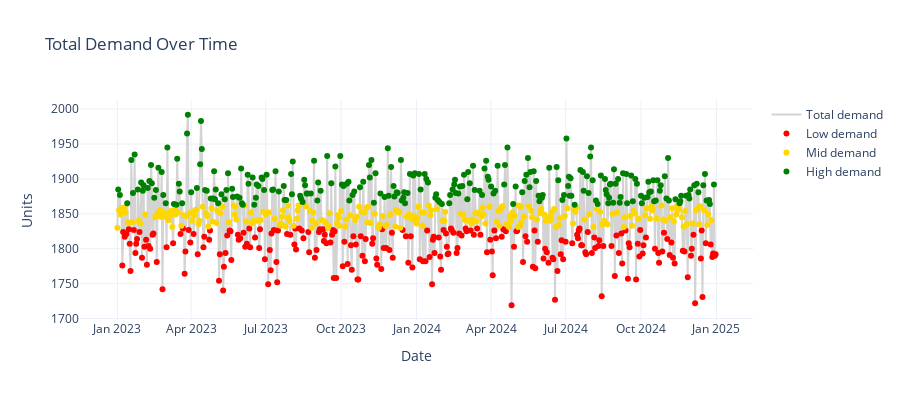

Notebook code cell kept with this figure:
### Markdown cell above
### 9.3 Demand Over Time

### Code cell
import plotly.graph_objects as go
import pandas as pd

# Daily total demand
daily_demand = df.groupby("date")["demand"].sum().reset_index()

# Thresholds
low_cut = daily_demand["demand"].quantile(0.33)
high_cut = daily_demand["demand"].quantile(0.66)

# Split data
low = daily_demand[daily_demand["demand"] < low_cut]
mid = daily_demand[(daily_demand["demand"] >= low_cut) & (daily_demand["demand"] < high_cut)]
high = daily_demand[daily_demand["demand"] >= high_cut]

# Base figure
fig = go.Figure()

# Base line
fig.add_trace(
    go.Scatter(
        x=daily_demand["date"],
        y=daily_demand["demand"],
        mode="lines",
        line=dict(color="lightgray"),
        name="Total demand"
    )
)

# Low demand
fig.add_trace(
    go.Scatter(
        x=low["date"],
        y=low["demand"],
        mode="markers",
        marker=dict(color="red", size=6),
        name="Low demand"
    )
)

# Mid demand (funky yellow)
fig.add_trace(
    go.Scatter(
        x=mid["date"],
        y=mid["demand"],
        mode="markers",
        marker=dict(color="gold", size=6),
        name="Mid demand"
    )
)

# High demand
fig.add_trace(
    go.Scatter(
        x=high["date"],
        y=high["demand"],
        mode="markers",
        marker=dict(color="green", size=6),
        name="High demand"
    )
)

# Layout
fig.update_layout(
    title="Total Demand Over Time",
    xaxis_title="Date",
    yaxis_title="Units",
    hovermode="x unified",
    template="plotly_white",
    height=400
)

fig.show()

### Figure 1 — Plotly figure (JSON) as saved in the notebook; plotly's stock layout.template omitted (floating-point values rounded to 4 significant figures; data arrays with more than 128 entries replaced by an {"elided": "..."} marker saying what was removed)
{"data": [{"line": {"color": "lightgray"}, "mode": "lines", "name": "Total demand", "type": "scatter", "x": {"elided": "731 str values"}, "y": {"elided": "731 int values"}}, {"marker": {"color": "red", "size": 6}, "mode": "markers", "name": "Low demand", "type": "scatter", "x": {"elided": "240 str values"}, "y": {"elided": "240 int values"}}, {"marker": {"color": "gold", "size": 6}, "mode": "markers", "name": "Mid demand", "type": "scatter", "x": {"elided": "240 str values"}, "y": {"elided": "240 int values"}}, {"marker": {"color": "green", "size": 6}, "mode": "markers", "name": "High demand", "type": "scatter", "x": {"elided": "251 str values"}, "y": {"elided": "251 int values"}}], "layout": {"height": 400, "hovermode": "x unified", "title": {"text": "Total Demand Over Time"}, "xaxis": {"title": {"text": "Date"}}, "yaxis": {"title": {"text": "Units"}}}}
